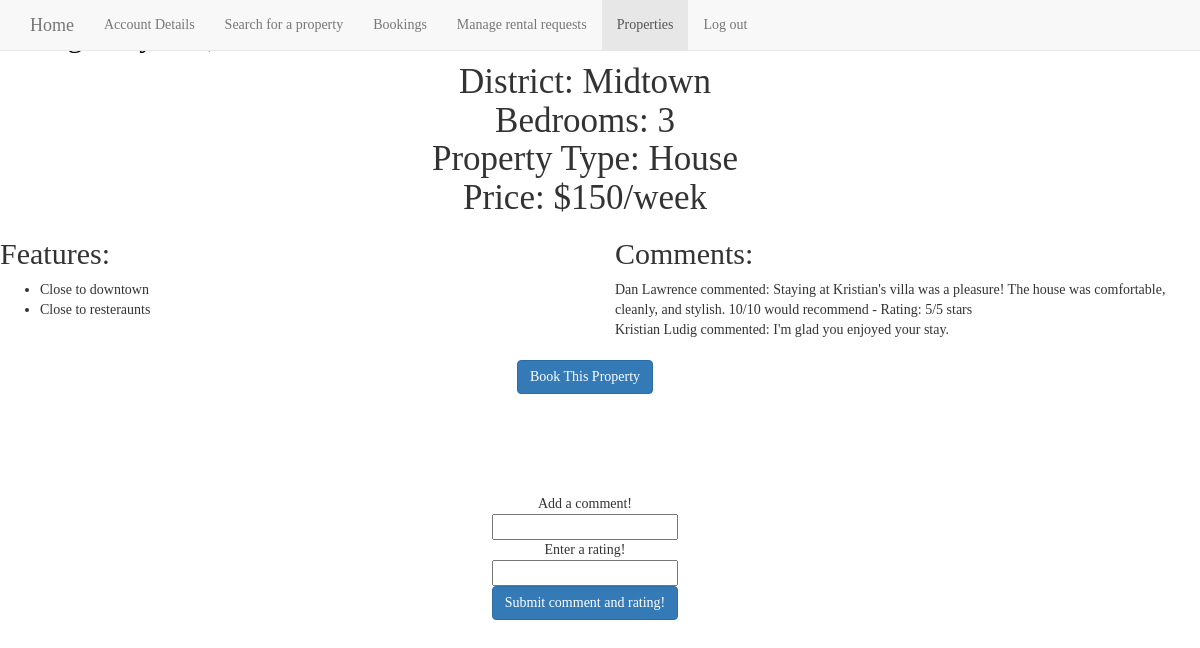
Page /property.php?property_id=1 (signed in) on the committed database.
### tables this page shows
CREATE TABLE `Properties` (
  `address` varchar(100) NOT NULL,
  `district_name` varchar(100) NOT NULL,
  `bedrooms` int(11) NOT NULL,
  `lodging` varchar(50) NOT NULL,
  `price` float NOT NULL,
  `property_id` int(8) NOT NULL
);

CREATE TABLE `Features` (
  `feature` varchar(50) NOT NULL,
  `property_id` int(8) NOT NULL
);

CREATE TABLE `property_comment` (
  `member_id` int(8) NOT NULL,
  `property_id` int(8) NOT NULL,
  `comment_id` int(11) NOT NULL
);

CREATE TABLE `ServiceMembers` (
  `first_name` varchar(20) NOT NULL,
  `last_name` varchar(20) NOT NULL,
  `email` varchar(100) NOT NULL,
  `phone_number` char(10) NOT NULL,
  `year` int(4) NOT NULL,
  `faculty` varchar(20) NOT NULL,
  `degree` varchar(20) NOT NULL,
  `password` varchar(100) NOT NULL,
  `member_id` int(8) NOT NULL
);

CREATE TABLE `Comments` (
  `comment_text` text NOT NULL,
  `rating` int(1) DEFAULT NULL,
  `comment_id` int(11) NOT NULL
);

### property.php (the view, shortened to what this page needs)
<!DOCTYPE HTML>
<html>
<head>
    <link href="css/bootstrap.min.css" rel="stylesheet">
    <link href="css/stylish-portfolio.css" rel="stylesheet">
    <link href="font-awesome/css/font-awesome.min.css" rel="stylesheet" type="text/css">
</head>
<body>
<?php
if(isset($_GET['property_id'])){
    include_once 'config/connection.php';
    $query = "SELECT * FROM Properties WHERE Properties.property_id = ?";
    $query2 = "SELECT * FROM (property_comment NATURAL JOIN ServiceMembers) INNER JOIN Comments ON Comments.comment_id = property_comment.comment_id WHERE property_comment.property_id = ?";
    $query3 = "SELECT Features.feature FROM Features LEFT JOIN Properties ON Features.property_id = Properties.property_id WHERE Properties.property_id=?";
    if($stmt = $con->prepare($query)){
        $stmt->bind_Param("i", $_GET['property_id']);
        $stmt->execute();
        $result = $stmt->get_result();
        $row = $result->fetch_assoc();
    }
    if($stmt2 = $con->prepare($query2)){
        $stmt2->bind_Param("i", $_GET['property_id']);
        $stmt2->execute();
        $result2 = $stmt2->get_result();
    }
    if($stmt3 = $con->prepare($query3)){
        $stmt3->bind_Param("i", $_GET['property_id']);
        $stmt3->execute();
        $result3 = $stmt3->get_result();
    }
}
?>
    <nav class="navbar navbar-toolbar navbar-default navbar-fixed-top">
      <div class="container">
        <div class="navbar-header">
          <a class="navbar-brand" href="index.php"> Home </a>
        </div>
        <div id="navbar" class="navbar-collapse collapse">
          <ul class="nav navbar-nav">
            <li ><a href="profile.php">Account Details</a></li>
            <li><a href="search.php">Search for a property</a></li>
            <li><a href="my-bookings.php"> Bookings</a></li>
            <li><a href="my-confirmations.php">Manage rental requests</a></li>
            <li class="active"><a href="my-properties.php"> Properties</a></li>
            <li><a href="index.php?logout=1">Log out</a></li>
          </ul>
        </div>
      </div>
    </nav>
    <aside class="callout2">
        <div class="text-vertical-center">
            <h2><?php echo $row['address']; ?></h1>
        </div>
    </aside>
<div class="container text-vertical-center-b">
    <h2>District: <?php echo $row['district_name']; ?></h2>
    <h2>Bedrooms: <?php echo $row['bedrooms']; ?></h2>
    <h2>Property Type: <?php echo $row['lodging']; ?></h2>
    <h2>Price: $<?php echo $row['price']; ?>/week</h2>
</div>
<div class="row">
    <div class="col-md-6">
        <h2>Features:</h2>
        <ul>
        <?php
        $row3 = $result3->fetch_assoc();
        while(!empty($row3)){
            echo "<li>" . $row3['feature'] . "</li>";
            $row3 = $result3->fetch_assoc();
        }
        ?>
        </ul>
    </div>
    <div class="col-md-6">
        <h2>Comments:</h2>
        <?php
        $row2 = $result2->fetch_assoc();
        while(!empty($row2)){
            echo $row2['first_name'] . " " . $row2['last_name'] . " commented: " . $row2['comment_text'];
            if(!empty($row2['rating'])) {
                echo " - Rating: " . $row2['rating'] . "/5 stars<br>";
            }
            $row2 = $result2->fetch_assoc();
        }
        ?>
    </div>
</div>
<div class="container text-vertical-center-b">
    <br>
    <form method="post" action="booking.php?property_id=<?php echo $row['property_id']; ?>">
    <button name="infoBtn" id="infoBtn" type="submit" class="btn btn-primary">Book This Property</button>
    </form>
    <br>
    <form method="post" action= "searching.php" >
    <br>
    <br>
    <br>
    <br>
    Add a comment! <br>
    <input type = "text" name ="comment"><br>
    Enter a rating! <br>
    <input type = "text" name ="rating"><br>
    <button name="infoBtn" id="infoBtn" type="submit" class="btn btn-primary">Submit comment and rating!</button>
    </form>
</div>
</body>
</html>

### css/stylish-portfolio.css (style rules this page uses)
html, body { width: 100%; height: 100%; }
body { font-family: "Cambria"; }
.text-vertical-center { display: table-cell; text-align: center; vertical-align: middle; color: black; }
.text-vertical-center-b { display: table-cell; text-align: center; vertical-align: middle; }
.text-vertical-center-b h2 { margin: 0; padding: 0; font-size: 2.5em; font-weight: 400; }

### rows in the picture
properties: district_name "Midtown", bedrooms "3", lodging "House", price "150"
features: feature "Close to downtown"
features: feature "Close to resteraunts"
property_comment: member.first_name "Dan", member.last_name "Lawrence", comment.comment_text "Staying at Kristian's villa was a pleasure! The house was comfortable, cleanly, and stylish. 10/10 would recommend", comment.rating "5"
property_comment: member.first_name "Kristian", member.last_name "Ludig", comment.comment_text "I'm glad you enjoyed your stay."
